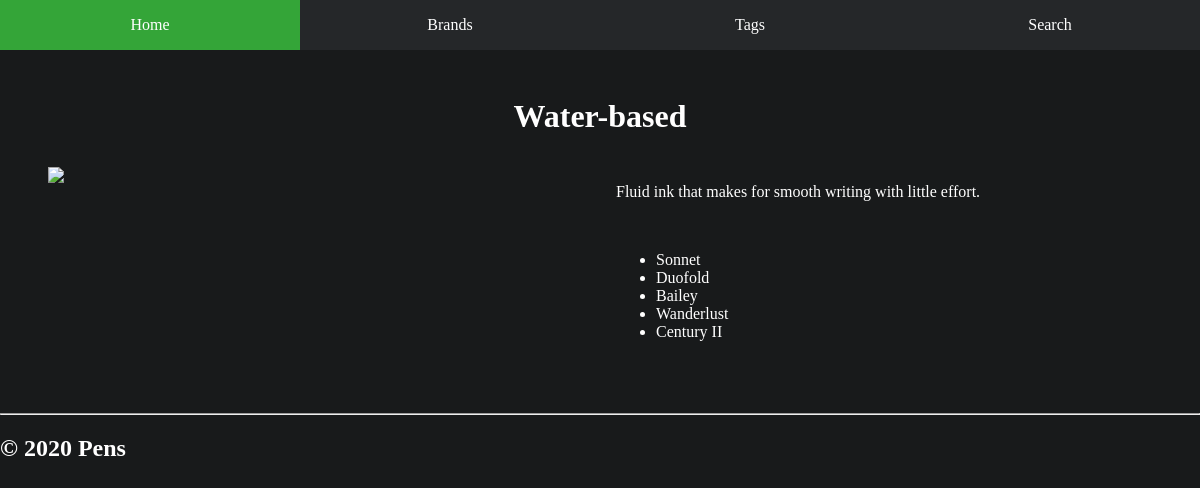
/tag/3, run on the app's committed database.
### models.py (models this page shows, shortened)
class Tag(db.Model):
    __tablename__ = "Tag"
    id = db.Column(db.Integer, primary_key = True)
    name = db.Column(db.String, nullable = False)
    desc = db.Column(db.Text)
    photo = db.Column(db.Text)
    pens = db.relationship('Pen', secondary=PenTag, back_populates='tags')

class Pen(db.Model):
    __tablename__ = "Pen"
    id = db.Column(db.Integer, primary_key = True)
    name = db.Column(db.String, nullable = False)
    desc = db.Column(db.Text)
    photo = db.Column(db.Text)
    bid = db.Column(db.Integer,db.ForeignKey('Brand.id'), nullable = False)
    tags = db.relationship('Tag', secondary=PenTag, back_populates='pens')

### main.py (the view)
@app.route('/tag/<int:id>')
def tag(id):
    tag = models.Tag.query.filter_by(id=id).first_or_404()
    return render_template('tag.html', page_title=' TAGS', tag = tag)

### templates/tag.html
{% extends 'layout.html' %}
{% block content %}
<div id="item-page">
    <h1>{{tag.name}}</h1>
    <div id="item-page-container">
        <div id="page-photo">
            <img src="{{ tag.photo }}"/>
        </div>
        <div id="page-details">
            <p>{{tag.desc}}</p>
            <br>
            <ul>
                {% for pen in tag.pens %}
                <li><a href="/pen/{{ pen.id }}">{{ pen.name }}</a></li>
                {% endfor %}
            </ul>
        </div>
    </div>
</div>
{% endblock %}

### static/css/style.css (style rules this page uses)
html { height: 100%; }
body { background-color: #181a1b; color: white; margin: 0; height: 100%; overflow: hidden; font-family: cursive; }
a { text-decoration: none; color: white; }
h1 { text-align: center; margin: 0; padding: 1rem 0; }
#item-page { margin: 0; padding: 2rem; }
#item-page-container { width: 100%; display: flex; margin: 0; }
#page-photo { width: 50%; height: auto; padding: 1rem; }
#page-photo img { max-width: 100%; }
#page-details { width: 50%; padding: 1rem; height: auto; }

### data on the page
Tag: name "Water-based", desc "Fluid ink that makes for smooth writing with little effort."
Pen: name "Sonnet"
Pen: name "Duofold"
Pen: name "Bailey"
Pen: name "Wanderlust"
Pen: name "Century II"
